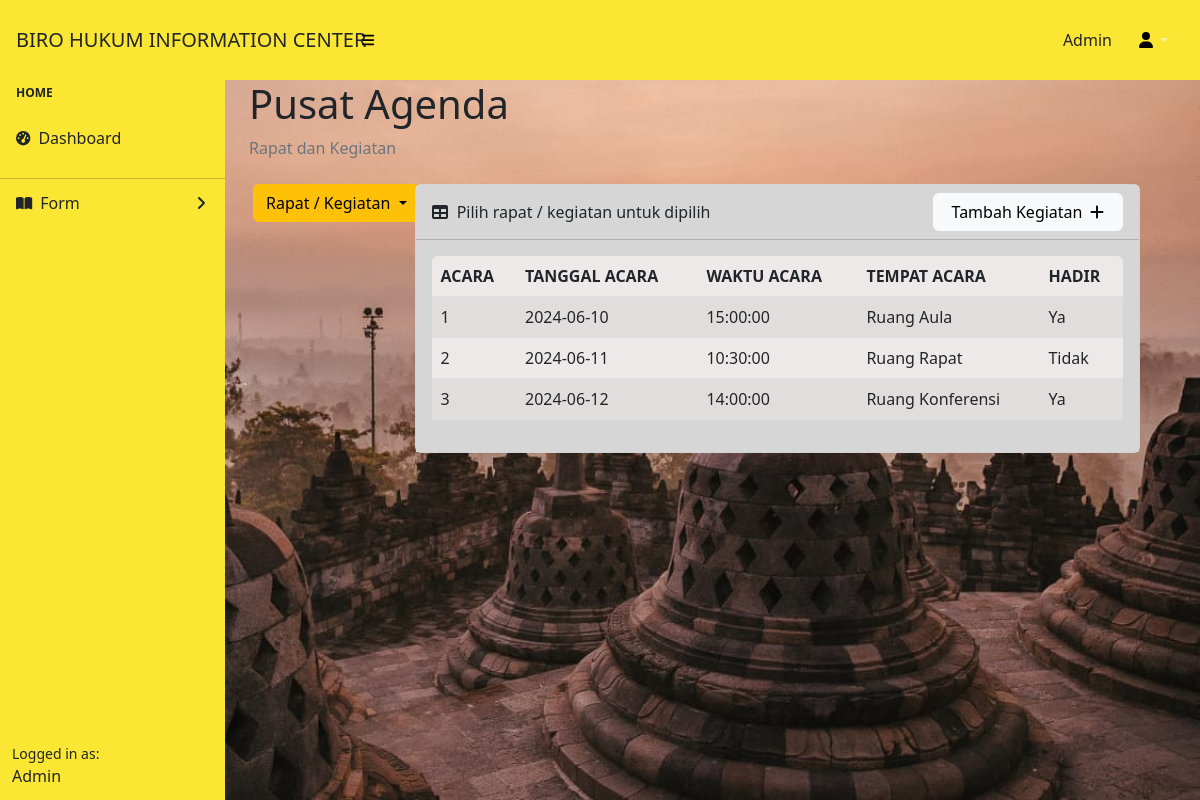
Screenshot of /features/kegiatan.php with the database file from the repository.
### tables this page shows
CREATE TABLE `kegiatan` (
  `id_acara` int(11) NOT NULL,
  `tanggal_acara` date DEFAULT NULL,
  `waktu_acara` time DEFAULT NULL,
  `tempat_acara` varchar(255) DEFAULT NULL,
  `hadir` tinyint(1) DEFAULT NULL
);

### features/dom/tbl-keg.php (the view)
<?php
include_once 'koneksi.php';
$query = "SELECT id_acara, tanggal_acara, waktu_acara, tempat_acara, hadir FROM kegiatan";
$hasil = mysqli_query($koneksi, $query);
if ($hasil && mysqli_num_rows($hasil) > 0) {
    echo '<table class="table table-striped bg-tabel rounded-top">';
    echo '<thead>';
    echo '<tr>';
    echo '  <th>ACARA</th>';
    echo '  <th>TANGGAL ACARA</th>';
    echo '  <th>WAKTU ACARA</th>';
    echo '  <th>TEMPAT ACARA</th>';
    echo '  <th>HADIR</th>';
    echo '</tr>';
    echo '</thead>';
    echo '<tbody>';
    while ($row = mysqli_fetch_assoc($hasil)) {
        echo '<tr>';
        echo "  <td>{$row['id_acara']}</td>";
        echo "  <td>{$row['tanggal_acara']}</td>";
        echo "  <td>{$row['waktu_acara']}</td>";
        echo "  <td>{$row['tempat_acara']}</td>";
        echo "  <td>" . ($row['hadir'] ? 'Ya' : 'Tidak') . "</td>";
        echo '</tr>';
    }
    echo '</tbody>';
    echo '</table>';
} else {
    echo "Tidak ada data kegiatan yang ditemukan.";
}

### rows the page displays
kegiatan: id_acara "1", tanggal_acara "2024-06-10", waktu_acara "15:00:00", tempat_acara "Ruang Aula", hadir "Ya"
kegiatan: id_acara "2", tanggal_acara "2024-06-11", waktu_acara "10:30:00", tempat_acara "Ruang Rapat", hadir "Tidak"
kegiatan: id_acara "3", tanggal_acara "2024-06-12", waktu_acara "14:00:00", tempat_acara "Ruang Konferensi", hadir "Ya"
